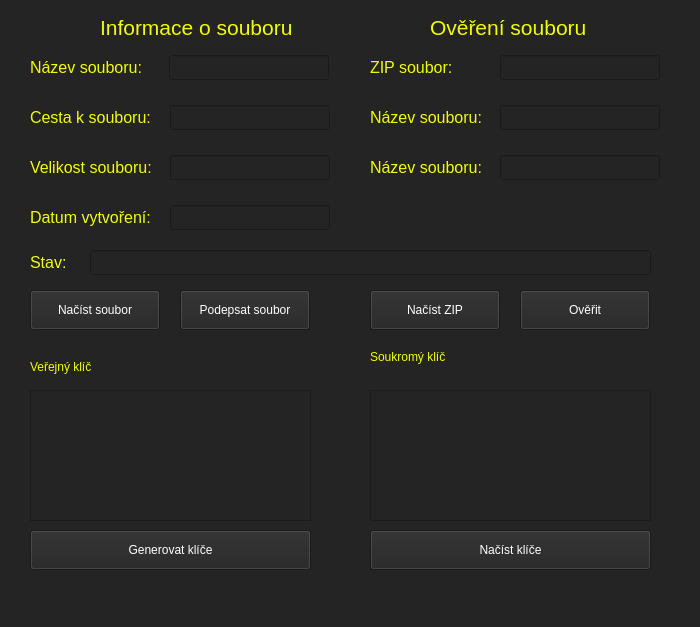
<?xml version="1.0" encoding="UTF-8"?>
<ui version="4.0">
 <class>DSA</class>
 <widget class="QMainWindow" name="DSA">
  <property name="geometry">
   <rect>
    <x>0</x>
    <y>0</y>
    <width>700</width>
    <height>627</height>
   </rect>
  </property>
  <property name="windowTitle">
   <string>MainWindow</string>
  </property>
  <property name="styleSheet">
   <string notr="true">background-color: rgb(36, 36, 36);</string>
  </property>
  <widget class="QWidget" name="centralwidget">
   <widget class="QLabel" name="label_11">
    <property name="geometry">
     <rect>
      <x>30</x>
      <y>350</y>
      <width>110</width>
      <height>35</height>
     </rect>
    </property>
    <property name="styleSheet">
     <string notr="true">font: 14pt &quot;Segoe UI&quot;;
color: rgb(242, 255, 0);</string>
    </property>
    <property name="text">
     <string>&lt;html&gt;&lt;head/&gt;&lt;body&gt;&lt;p&gt;Veřejný klíč&lt;/p&gt;&lt;/body&gt;&lt;/html&gt;</string>
    </property>
   </widget>
   <widget class="QLabel" name="label_12">
    <property name="geometry">
     <rect>
      <x>370</x>
      <y>350</y>
      <width>130</width>
      <height>35</height>
     </rect>
    </property>
    <property name="styleSheet">
     <string notr="true">font: 14pt &quot;Segoe UI&quot;;
color: rgb(242, 255, 0);</string>
    </property>
    <property name="text">
     <string>&lt;html&gt;&lt;head/&gt;&lt;body&gt;&lt;p&gt;Soukromý klíč&lt;/p&gt;&lt;p&gt;&lt;br/&gt;&lt;/p&gt;&lt;/body&gt;&lt;/html&gt;</string>
    </property>
   </widget>
   <widget class="QLabel" name="label_13">
    <property name="geometry">
     <rect>
      <x>100</x>
      <y>10</y>
      <width>211</width>
      <height>35</height>
     </rect>
    </property>
    <property name="styleSheet">
     <string notr="true">font: 14pt &quot;Segoe UI&quot;;
color: rgb(242, 255, 0);</string>
    </property>
    <property name="text">
     <string>&lt;html&gt;&lt;head/&gt;&lt;body&gt;&lt;p&gt;&lt;span style=&quot; font-size:16pt;&quot;&gt;Informace o souboru&lt;/span&gt;&lt;/p&gt;&lt;/body&gt;&lt;/html&gt;</string>
    </property>
   </widget>
   <widget class="QLabel" name="label_14">
    <property name="geometry">
     <rect>
      <x>430</x>
      <y>10</y>
      <width>170</width>
      <height>35</height>
     </rect>
    </property>
    <property name="styleSheet">
     <string notr="true">font: 14pt &quot;Segoe UI&quot;;
color: rgb(242, 255, 0);</string>
    </property>
    <property name="text">
     <string>&lt;html&gt;&lt;head/&gt;&lt;body&gt;&lt;p&gt;&lt;span style=&quot; font-size:16pt;&quot;&gt;Ověření souboru&lt;/span&gt;&lt;/p&gt;&lt;/body&gt;&lt;/html&gt;</string>
    </property>
   </widget>
   <widget class="QLabel" name="label_15">
    <property name="geometry">
     <rect>
      <x>30</x>
      <y>50</y>
      <width>131</width>
      <height>35</height>
     </rect>
    </property>
    <property name="styleSheet">
     <string notr="true">font: 14pt &quot;Segoe UI&quot;;
color: rgb(242, 255, 0);</string>
    </property>
    <property name="text">
     <string>&lt;html&gt;&lt;head/&gt;&lt;body&gt;&lt;p&gt;&lt;span style=&quot; font-size:12pt;&quot;&gt;Název souboru:&lt;/span&gt;&lt;/p&gt;&lt;/body&gt;&lt;/html&gt;</string>
    </property>
   </widget>
   <widget class="QLabel" name="label_16">
    <property name="geometry">
     <rect>
      <x>30</x>
      <y>100</y>
      <width>131</width>
      <height>35</height>
     </rect>
    </property>
    <property name="styleSheet">
     <string notr="true">font: 14pt &quot;Segoe UI&quot;;
color: rgb(242, 255, 0);</string>
    </property>
    <property name="text">
     <string>&lt;html&gt;&lt;head/&gt;&lt;body&gt;&lt;p&gt;&lt;span style=&quot; font-size:12pt;&quot;&gt;Cesta k souboru:&lt;/span&gt;&lt;/p&gt;&lt;/body&gt;&lt;/html&gt;</string>
    </property>
   </widget>
   <widget class="QLabel" name="label_17">
    <property name="geometry">
     <rect>
      <x>30</x>
      <y>150</y>
      <width>131</width>
      <height>35</height>
     </rect>
    </property>
    <property name="styleSheet">
     <string notr="true">font: 14pt &quot;Segoe UI&quot;;
color: rgb(242, 255, 0);</string>
    </property>
    <property name="text">
     <string>&lt;html&gt;&lt;head/&gt;&lt;body&gt;&lt;p&gt;&lt;span style=&quot; font-size:12pt;&quot;&gt;Velikost souboru:&lt;/span&gt;&lt;/p&gt;&lt;/body&gt;&lt;/html&gt;</string>
    </property>
   </widget>
   <widget class="QLabel" name="label_18">
    <property name="geometry">
     <rect>
      <x>30</x>
      <y>200</y>
      <width>131</width>
      <height>35</height>
     </rect>
    </property>
    <property name="styleSheet">
     <string notr="true">font: 14pt &quot;Segoe UI&quot;;
color: rgb(242, 255, 0);</string>
    </property>
    <property name="text">
     <string>&lt;html&gt;&lt;head/&gt;&lt;body&gt;&lt;p&gt;&lt;span style=&quot; font-size:12pt;&quot;&gt;Datum vytvoření:&lt;/span&gt;&lt;/p&gt;&lt;/body&gt;&lt;/html&gt;</string>
    </property>
   </widget>
   <widget class="QPushButton" name="nacist_soubor_button">
    <property name="geometry">
     <rect>
      <x>30</x>
      <y>290</y>
      <width>130</width>
      <height>40</height>
     </rect>
    </property>
    <property name="styleSheet">
     <string notr="true">color: rgb(255, 255, 255);
font: 12pt &quot;Segoe UI&quot;;</string>
    </property>
    <property name="text">
     <string>Načíst soubor</string>
    </property>
   </widget>
   <widget class="QPushButton" name="podepsat_soubor_button">
    <property name="geometry">
     <rect>
      <x>180</x>
      <y>290</y>
      <width>130</width>
      <height>40</height>
     </rect>
    </property>
    <property name="styleSheet">
     <string notr="true">color: rgb(255, 255, 255);
font: 12pt &quot;Segoe UI&quot;;</string>
    </property>
    <property name="text">
     <string>Podepsat soubor</string>
    </property>
   </widget>
   <widget class="QLabel" name="label_19">
    <property name="geometry">
     <rect>
      <x>370</x>
      <y>50</y>
      <width>121</width>
      <height>35</height>
     </rect>
    </property>
    <property name="styleSheet">
     <string notr="true">font: 14pt &quot;Segoe UI&quot;;
color: rgb(242, 255, 0);</string>
    </property>
    <property name="text">
     <string>&lt;html&gt;&lt;head/&gt;&lt;body&gt;&lt;p&gt;&lt;span style=&quot; font-size:12pt;&quot;&gt;ZIP soubor:&lt;/span&gt;&lt;/p&gt;&lt;/body&gt;&lt;/html&gt;</string>
    </property>
   </widget>
   <widget class="QLabel" name="label_20">
    <property name="geometry">
     <rect>
      <x>370</x>
      <y>100</y>
      <width>121</width>
      <height>35</height>
     </rect>
    </property>
    <property name="styleSheet">
     <string notr="true">font: 14pt &quot;Segoe UI&quot;;
color: rgb(242, 255, 0);</string>
    </property>
    <property name="text">
     <string>&lt;html&gt;&lt;head/&gt;&lt;body&gt;&lt;p&gt;&lt;span style=&quot; font-size:12pt;&quot;&gt;Název souboru:&lt;/span&gt;&lt;/p&gt;&lt;/body&gt;&lt;/html&gt;</string>
    </property>
   </widget>
   <widget class="QPushButton" name="nacist_zip">
    <property name="geometry">
     <rect>
      <x>370</x>
      <y>290</y>
      <width>130</width>
      <height>40</height>
     </rect>
    </property>
    <property name="styleSheet">
     <string notr="true">color: rgb(255, 255, 255);
font: 12pt &quot;Segoe UI&quot;;</string>
    </property>
    <property name="text">
     <string>Načíst ZIP</string>
    </property>
   </widget>
   <widget class="QPushButton" name="overit">
    <property name="geometry">
     <rect>
      <x>520</x>
      <y>290</y>
      <width>130</width>
      <height>40</height>
     </rect>
    </property>
    <property name="styleSheet">
     <string notr="true">color: rgb(255, 255, 255);
font: 12pt &quot;Segoe UI&quot;;</string>
    </property>
    <property name="text">
     <string>Ověřit</string>
    </property>
   </widget>
   <widget class="QLabel" name="label_21">
    <property name="geometry">
     <rect>
      <x>30</x>
      <y>245</y>
      <width>51</width>
      <height>35</height>
     </rect>
    </property>
    <property name="styleSheet">
     <string notr="true">font: 14pt &quot;Segoe UI&quot;;
color: rgb(242, 255, 0);</string>
    </property>
    <property name="text">
     <string>&lt;html&gt;&lt;head/&gt;&lt;body&gt;&lt;p&gt;&lt;span style=&quot; font-size:12pt;&quot;&gt;Stav:&lt;/span&gt;&lt;/p&gt;&lt;/body&gt;&lt;/html&gt;</string>
    </property>
   </widget>
   <widget class="QLineEdit" name="nazev_souboru">
    <property name="geometry">
     <rect>
      <x>169</x>
      <y>55</y>
      <width>160</width>
      <height>25</height>
     </rect>
    </property>
    <property name="styleSheet">
     <string notr="true">color: rgb(255, 255, 255);
font: 8pt &quot;Segoe UI&quot;;</string>
    </property>
   </widget>
   <widget class="QLineEdit" name="cesta_k_souboru">
    <property name="geometry">
     <rect>
      <x>170</x>
      <y>105</y>
      <width>160</width>
      <height>25</height>
     </rect>
    </property>
    <property name="styleSheet">
     <string notr="true">color: rgb(255, 255, 255);
font: 8pt &quot;Segoe UI&quot;;</string>
    </property>
   </widget>
   <widget class="QLineEdit" name="velikost_souboru">
    <property name="geometry">
     <rect>
      <x>170</x>
      <y>155</y>
      <width>160</width>
      <height>25</height>
     </rect>
    </property>
    <property name="styleSheet">
     <string notr="true">color: rgb(255, 255, 255);
font: 8pt &quot;Segoe UI&quot;;</string>
    </property>
   </widget>
   <widget class="QLineEdit" name="datum_vytvoreni">
    <property name="geometry">
     <rect>
      <x>170</x>
      <y>205</y>
      <width>160</width>
      <height>25</height>
     </rect>
    </property>
    <property name="styleSheet">
     <string notr="true">color: rgb(255, 255, 255);
font: 8pt &quot;Segoe UI&quot;;</string>
    </property>
   </widget>
   <widget class="QLineEdit" name="stav_zip_souboru">
    <property name="geometry">
     <rect>
      <x>500</x>
      <y>55</y>
      <width>160</width>
      <height>25</height>
     </rect>
    </property>
    <property name="styleSheet">
     <string notr="true">color: rgb(255, 255, 255);
font: 8pt &quot;Segoe UI&quot;;</string>
    </property>
   </widget>
   <widget class="QLineEdit" name="nazev_souboru_pro_overeni">
    <property name="geometry">
     <rect>
      <x>500</x>
      <y>105</y>
      <width>160</width>
      <height>25</height>
     </rect>
    </property>
    <property name="styleSheet">
     <string notr="true">color: rgb(255, 255, 255);
font: 8pt &quot;Segoe UI&quot;;</string>
    </property>
   </widget>
   <widget class="QLineEdit" name="stav_je">
    <property name="geometry">
     <rect>
      <x>90</x>
      <y>250</y>
      <width>561</width>
      <height>25</height>
     </rect>
    </property>
    <property name="styleSheet">
     <string notr="true">color: rgb(255, 255, 255);
font: 8pt &quot;Segoe UI&quot;;</string>
    </property>
   </widget>
   <widget class="QPlainTextEdit" name="verejny_klic">
    <property name="geometry">
     <rect>
      <x>30</x>
      <y>390</y>
      <width>281</width>
      <height>131</height>
     </rect>
    </property>
    <property name="styleSheet">
     <string notr="true">color: rgb(255, 255, 255);
font: 10pt &quot;Segoe UI&quot;;</string>
    </property>
   </widget>
   <widget class="QPlainTextEdit" name="soukromy_klic">
    <property name="geometry">
     <rect>
      <x>370</x>
      <y>390</y>
      <width>281</width>
      <height>131</height>
     </rect>
    </property>
    <property name="styleSheet">
     <string notr="true">color: rgb(255, 255, 255);
font: 10pt &quot;Segoe UI&quot;;</string>
    </property>
   </widget>
   <widget class="QPushButton" name="generovat_klice">
    <property name="geometry">
     <rect>
      <x>30</x>
      <y>530</y>
      <width>281</width>
      <height>40</height>
     </rect>
    </property>
    <property name="styleSheet">
     <string notr="true">color: rgb(255, 255, 255);
font: 12pt &quot;Segoe UI&quot;;</string>
    </property>
    <property name="text">
     <string>Generovat klíče</string>
    </property>
   </widget>
   <widget class="QPushButton" name="nacist_klice">
    <property name="geometry">
     <rect>
      <x>370</x>
      <y>530</y>
      <width>281</width>
      <height>40</height>
     </rect>
    </property>
    <property name="styleSheet">
     <string notr="true">color: rgb(255, 255, 255);
font: 12pt &quot;Segoe UI&quot;;</string>
    </property>
    <property name="text">
     <string>Načíst klíče</string>
    </property>
   </widget>
   <widget class="QLabel" name="label_22">
    <property name="geometry">
     <rect>
      <x>370</x>
      <y>150</y>
      <width>121</width>
      <height>35</height>
     </rect>
    </property>
    <property name="styleSheet">
     <string notr="true">font: 14pt &quot;Segoe UI&quot;;
color: rgb(242, 255, 0);</string>
    </property>
    <property name="text">
     <string>&lt;html&gt;&lt;head/&gt;&lt;body&gt;&lt;p&gt;&lt;span style=&quot; font-size:12pt;&quot;&gt;Název souboru:&lt;/span&gt;&lt;/p&gt;&lt;/body&gt;&lt;/html&gt;</string>
    </property>
   </widget>
   <widget class="QLineEdit" name="nazev_sign">
    <property name="geometry">
     <rect>
      <x>500</x>
      <y>155</y>
      <width>160</width>
      <height>25</height>
     </rect>
    </property>
    <property name="styleSheet">
     <string notr="true">color: rgb(255, 255, 255);
font: 8pt &quot;Segoe UI&quot;;</string>
    </property>
   </widget>
  </widget>
  <widget class="QMenuBar" name="menubar">
   <property name="geometry">
    <rect>
     <x>0</x>
     <y>0</y>
     <width>700</width>
     <height>21</height>
    </rect>
   </property>
  </widget>
  <widget class="QStatusBar" name="statusbar"/>
 </widget>
 <resources/>
 <connections/>
</ui>
